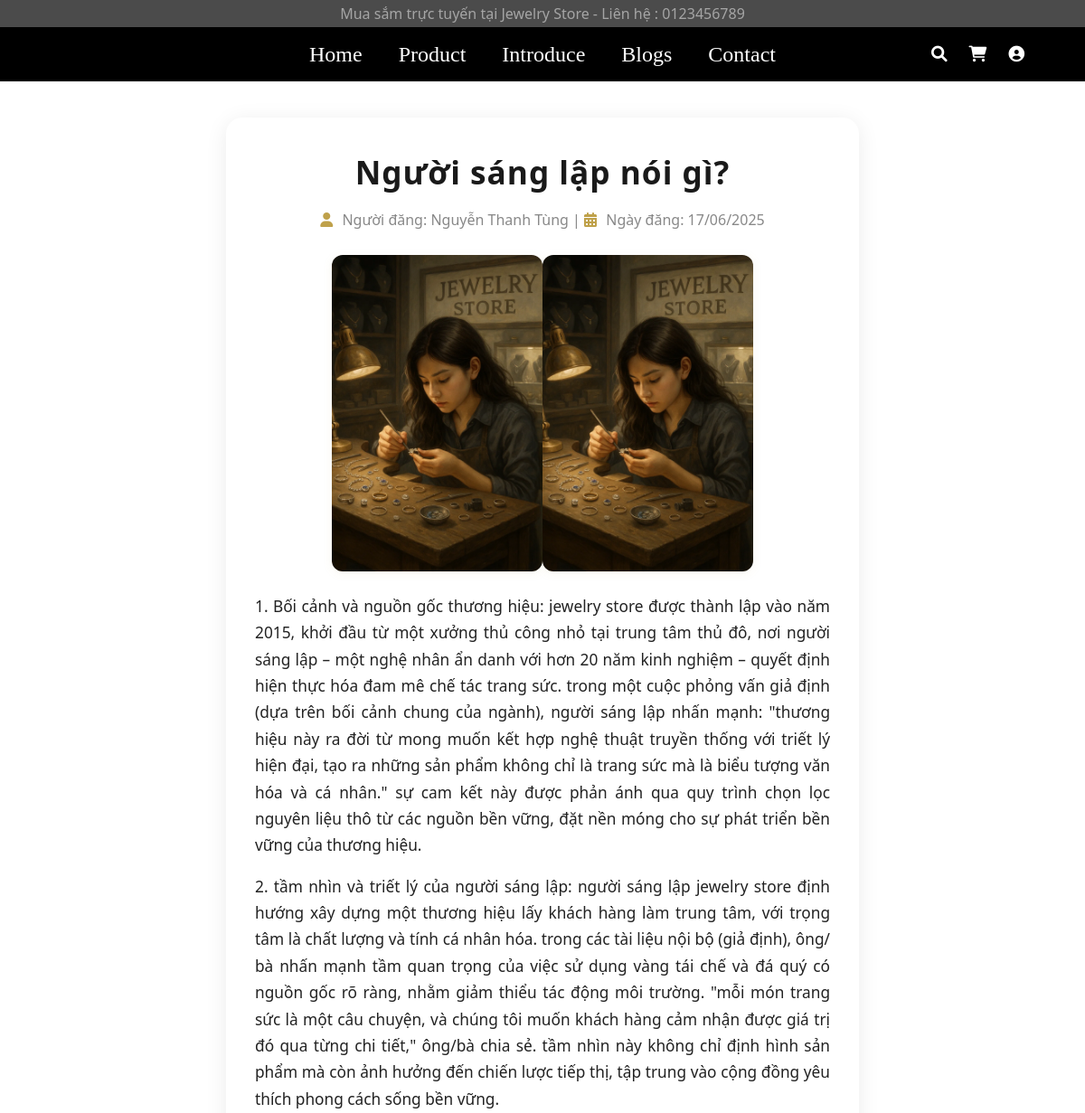
The page /pages/blogs-detail.php?id=5 (upper part) on the database as committed earlier.
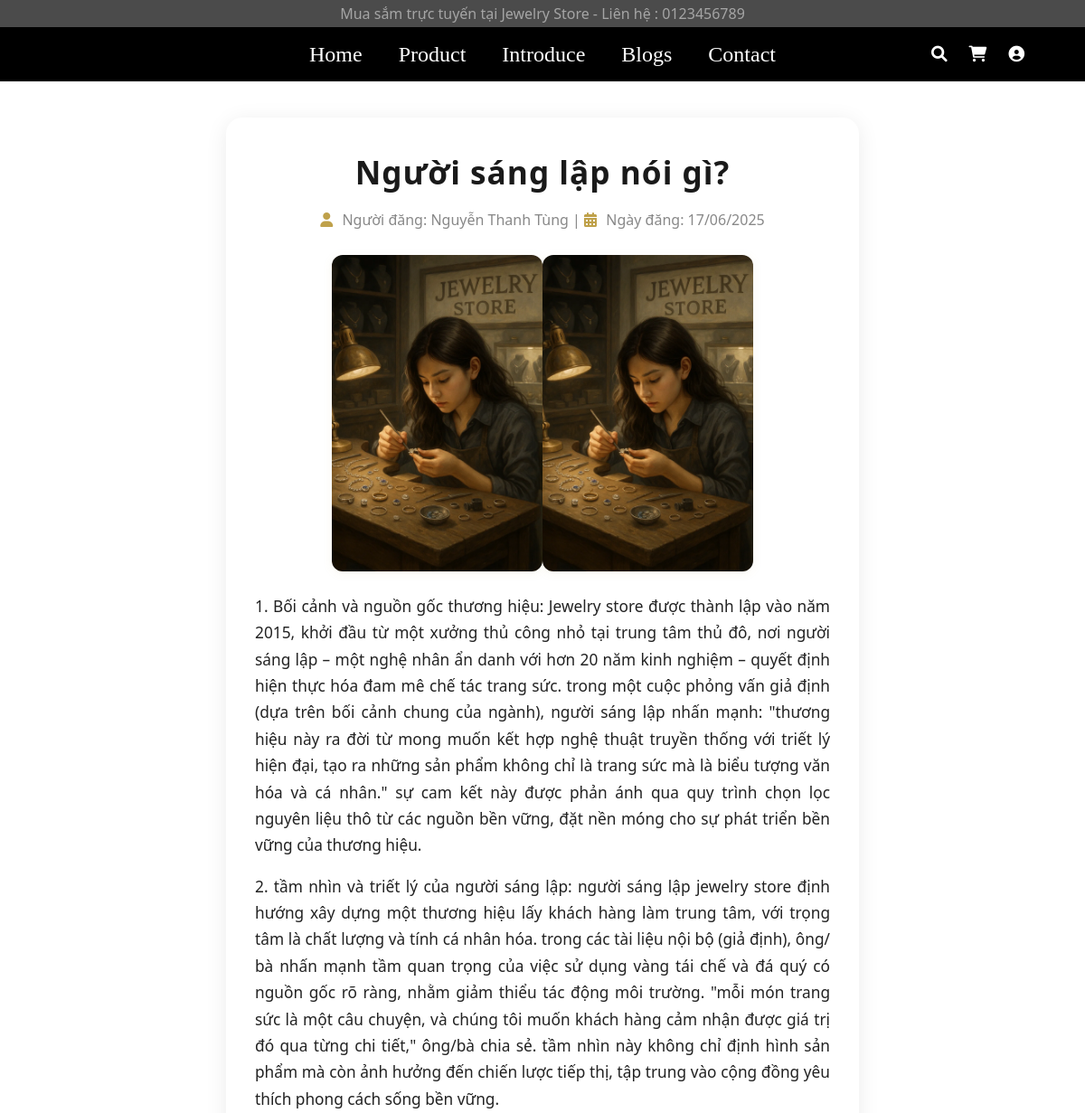
The same page on the database as committed later.
### tables this page shows
create table `bai_viet` (
  `id_bai_viet` int(11) not null auto_increment,
  `tieu_de` varchar(255) not null,
  `slug` varchar(255) not null unique, 
  `tom_tat` varchar(500), 
  `hinh_anh` varchar(1000) default null,
  `ngay_dang` timestamp default current_timestamp(),
  `ngay_cap_nhat` timestamp default current_timestamp() on update current_timestamp(),
  `id_danh_muc` int(11) not null,
  `id_nguoi_tao` int(11) not null,
  `trang_thai` enum('draft', 'published', 'archived') default 'draft',
  primary key (`id_bai_viet`),
  foreign key (`id_danh_muc`) references `danh_muc_bai_viet`(`id_danh_muc`) on delete restrict on update cascade,
  foreign key (`id_nguoi_tao`) references `quan_tri_vien`(`id_quan_tri`) on delete restrict on update cascade
);

create table `quan_tri_vien` (
  `id_quan_tri` int(11) not null auto_increment,
  `ten_dang_nhap` varchar(50) not null unique,
  `mat_khau` varchar(255) not null,
  `email` varchar(255) not null unique,
  `ho_ten` varchar(255),
  `quyen_han` varchar(50) default 'admin',
  primary key (`id_quan_tri`)
);

create table `chi_tiet_bai_viet` (
  `id_chi_tiet_bai_viet` int(11) not null auto_increment, 
  `id_bai_viet` int(11) not null,
  `noi_dung` text not null,
  `hinh_anh` varchar(1000) default null,
  `created_at` timestamp not null default current_timestamp(),
  primary key (`id_chi_tiet_bai_viet`),
  foreign key (`id_bai_viet`) references `bai_viet`(`id_bai_viet`) on delete cascade on update cascade 
);

### pages/blogs-detail.php (the view, shortened to what this page needs)
<?php
include '../includes/connect.php';
$id = isset($_GET['id']) ? intval($_GET['id']) : 0;
$sql = "SELECT bv.tieu_de, ct.noi_dung, ct.hinh_anh, ct.created_at, qtv.ho_ten
        FROM bai_viet bv
        JOIN chi_tiet_bai_viet ct ON bv.id_bai_viet = ct.id_bai_viet
        JOIN quan_tri_vien qtv ON bv.id_nguoi_tao = qtv.id_quan_tri
        WHERE bv.id_bai_viet = ?";
$stmt = $conn->prepare($sql);
$stmt->bind_param("i", $id);
$stmt->execute();
$result = $stmt->get_result();
$bv = $result->fetch_assoc();
?>
<link rel="stylesheet" href="/Jewelry Store/css/style.css">
<link rel="stylesheet" href="/Jewelry Store/css/blog_detail.css">
<link rel="stylesheet" href="https://cdnjs.cloudflare.com/ajax/libs/font-awesome/6.0.0-beta3/css/all.min.css">
<?php include '../includes/header.php'; ?>
<div class="blog-detail">
    <h1 class="blog-title"><?= htmlspecialchars($bv['tieu_de']) ?></h1>
    <div class="blog-meta">
        <i class="fas fa-user"></i> Người đăng: <?= htmlspecialchars($bv['ho_ten'] ?? 'Không rõ') ?> |
        <i class="fas fa-calendar-alt"></i> Ngày đăng: <?= date("d/m/Y", strtotime($bv['created_at'])) ?>
    </div>
    <div class="blog-content">
        <?php
        $noidung = trim($bv['noi_dung']);
        $doan = preg_split('/\r\n|\r|\n/', $noidung);
        if (!empty($bv['hinh_anh'])) {
            echo '<div class="blog-middle-image-wrapper">';
            $img = htmlspecialchars($bv['hinh_anh']);
            if (preg_match('/^https?:\/\//', $img)) {
                echo '<img class="blog-middle-image" src="' . $img . '" alt="Ảnh giữa bài">';
            } else {
                echo '<img class="blog-middle-image" src="/JewelryStore/images/blogs-detail/' . $img . '" alt="Ảnh giữa bài">';
                echo '<img class="blog-middle-image" src="/JewelryStore/images/blog-detail/' . $img . '" alt="Ảnh giữa bài">';
            }
            echo '</div>';
        }
        echo '<div class="blog-paragraphs">';
        foreach ($doan as $dong) {
            if (trim($dong) === '') continue;
            echo '<p>' . htmlspecialchars($dong) . '</p>';
        }
        echo '</div>';
        ?>
    </div>
</div>
<?php include '../includes/footer.php'; ?>

### includes/header.php (shortened to what this page needs)
<head>
    <link rel="stylesheet" href="/Jewelry%20Store/css/style.css">
</head>
<body>
    <header>
        <div class="topbar">
            <p>Mua sắm trực tuyến tại Jewelry Store - Liên hệ : 0123456789</p>
        </div>
        <div class="menu-bar">
            <nav>
                <ul>
                    <li><a href="../../Jewelry Store/index.php">Home</a></li>
                    <li><a href="../../Jewelry Store/pages/products.php">Product</a></li>
                    <li><a href="../../Jewelry Store/index.php#introduce-page">Introduce</a></li>
                    <li><a href="../../Jewelry Store/pages/blogs.php">Blogs</a></li>
                    <li><a href="../../Jewelry Store/pages/contact.php">Contact</a></li>
                </ul>
            </nav>
            <div class="box-icon">
               <i class="fa-solid fa-magnifying-glass" id="cart-search-icon"></i>
               <i class="fa-solid fa-cart-shopping " id="cart-shopping-icon"></i>
               <div class="user-icon-container">
                   <i class="fa-solid fa-circle-user" id="cart-user-icon" onclick="toggleLoginForm()"></i>
               </div>
            </div>
        </div>
    </header>
</body>

### includes/footer.php (shortened to what this page needs)
<head>
    <link rel="stylesheet" href="/Jewelry%20Store/css/style.css"/>
</head>

### css/style.css (style rules this page uses)
* { box-sizing: border-box; margin : 0 ; padding : 0; }
ul { list-style-type: none; }
header { width: 100%; height:auto; background-color: rgb(255, 255, 255); }
.topbar { width:100%; height: 30px; background-color: rgb(75, 75, 75); display: flex; align-items: center; justify-content: center; }
.topbar p { font-size: 1rem; font-family :'Segoe UI', Tahoma, Geneva, Verdana, sans-serif; color: rgb(165, 165, 165); }
.menu-bar { width: 100%; height : 60px; background-color: rgb(0, 0, 0); display: flex; justify-content: space-between; align-items: center; }
.menu-bar > nav > ul { display: flex; list-style-type: none ; }
nav ul li { padding: 10px 20px; }
nav ul li a { text-decoration: none; font-size: 1.5rem; color: rgb(255, 255, 255); }
#cart-shopping-icon { color: white; font-size: 1.1rem; padding: 0 10px; }
#cart-search-icon { color: white; font-size: 1.1rem; padding: 0 10px; }
#cart-user-icon { color: white; font-size: 1.1rem; padding: 0 10px; }
.box-icon { padding-left: 5%; width: 20%; }

### css/blog_detail.css (style rules this page uses)
.blog-detail { max-width: 700px; margin: 40px auto 60px auto; background: #fff; border-radius: 18px; box-shadow: 0 4px 24px rgba(0,0,0,0.08); padding: 36px 32px 32px 32px; font-family: 'Segoe UI', Arial, sans-serif; }
.blog-title { text-align: center; font-size: 2.2rem; font-weight: bold; margin-bottom: 18px; color: #1a1a1a; letter-spacing: 1px; }
.blog-meta { text-align: center; color: #888; font-size: 1rem; margin-bottom: 28px; }
.blog-meta i { margin-right: 6px; color: #bfa14a; }
.blog-content { margin-bottom: 30px; }
.blog-middle-image-wrapper { display: flex; justify-content: center; margin: 24px 0; }
.blog-middle-image { max-width: 90%; max-height: 350px; border-radius: 12px; box-shadow: 0 2px 12px rgba(191,161,74,0.08); object-fit: cover; }
.blog-paragraphs p { font-size: 1.08rem; line-height: 1.7; color: #222; margin-bottom: 16px; text-align: justify; }

### includes/header.php (style rules this page uses)
.user-icon-container { position: relative; display: inline-block; }

Rows that differ between the two databases and show on the page:
changed through a linked row, bai_viet "Người sáng lập nói gì?": chi_tiet_bai_viet.noi_dung "…nguồn gốc thương hiệu: jewelry store được thành lập…" → "…nguồn gốc thương hiệu: Jewelry store được thành lập…"
